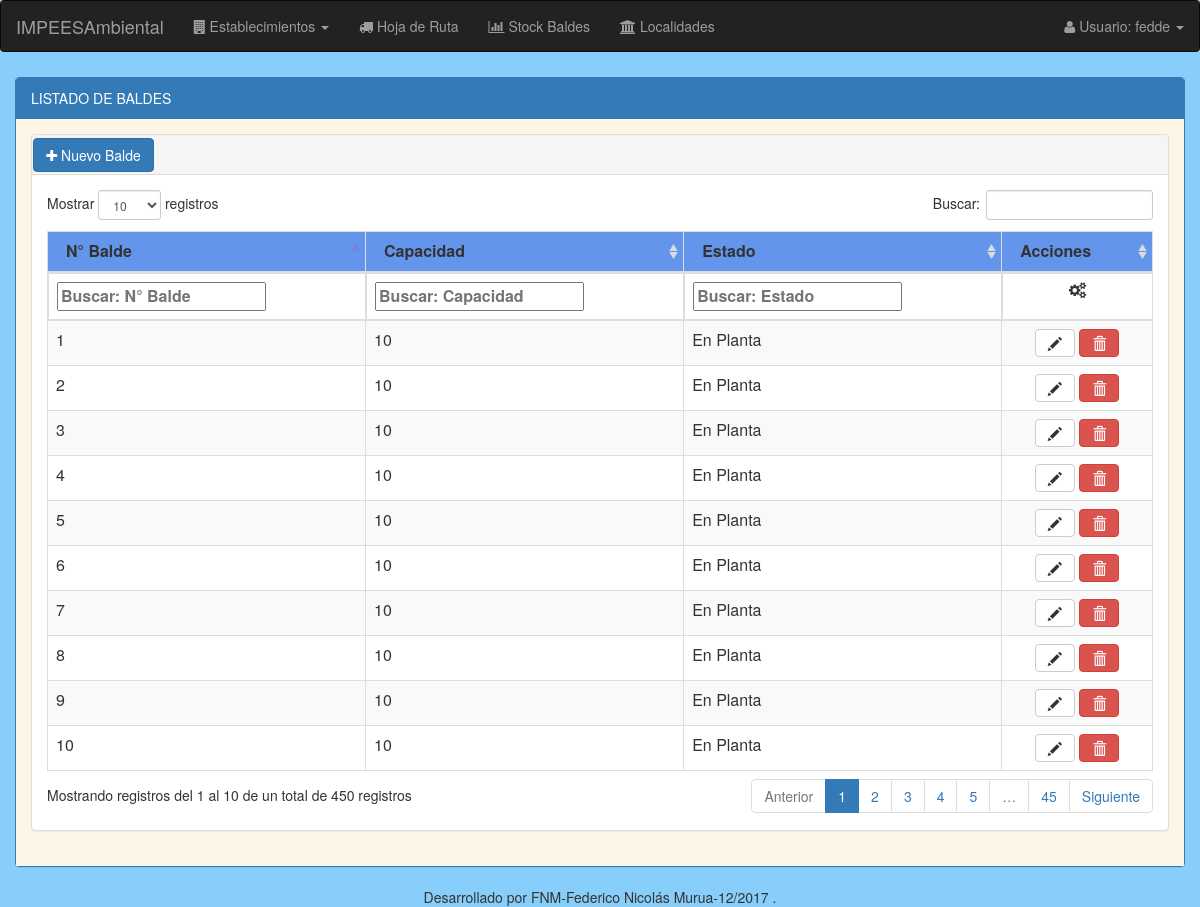
Screenshot of /baldes/listado/baldes/ (signed in) with the database file from the repository.
### modulo_I/models.py (models this page shows, shortened)
class Balde(models.Model):
    nro_balde = models.BigIntegerField(primary_key=True) #identificador
    capacidad = models.CharField(max_length=5, choices=Capacidad_balde) # en dm3
    estado = models.CharField(max_length=15, choices=Estado, default='En Planta')
    establecimiento_generador = models.ForeignKey('EstablecimientoGenerador', blank=True, null=True, default=None)

### modulo_I/views.py (the view)
@login_required
def listado_baldes(request):
    listado_baldes = Balde.objects.all().order_by('nro_balde')
    '''
    for i in range (55):
        balde = Balde(nro_balde=(i+1), capacidad=10)
        balde.save()

    for i in range(55,111):
        balde = Balde(nro_balde=(i), capacidad=20)
        balde.save()

    for i in range(111,141):
        balde = Balde(nro_balde=(i), capacidad=50)
        balde.save()

    for i in range(141,153):
        balde = Balde(nro_balde=(i), capacidad=120)
        balde.save()

    for i in range(153,167):
        balde = Balde(nro_balde=(i), capacidad=240)
        balde.save()

    for i in range(167,349):
        balde = Balde(nro_balde=(i), capacidad=10)
        balde.save()
    for i in range(349,451):
        balde = Balde(nro_balde=(i), capacidad=20)
        balde.save()
    '''
    return render(request, 'balde/balde_listado.html', {'listado_baldes': listado_baldes})

### modulo_I/templates/balde/balde_listado.html (shortened to what this page needs)
{% extends "base/base_listado.html" %}
{% load staticfiles %}
{% block panel-heading %}
  LISTADO DE BALDES
{% endblock %}
{% block panel-heading-tabla %}
  <div style="padding-top:0.3%; padding-left:0.1%;">
    <a href="{% url 'baldes:alta_modif_balde' %}" class="btn btn-primary"><i class="fa fa-plus"></i> Nuevo Balde </a>
  </div>
{% endblock %}
{% block thead-tabla %}
  <thead>
  <tr style="background:#6495ED;">
      <th>N° Balde</th>
      <th>Capacidad</th>
      <th>Estado</th>
      <th>Acciones</th>
  </tr>
  </thead>
{% endblock %}
{% block tfoot-tabla %}
  <tfoot >
     <tr>
       <th>N° Balde</th>
       <th>Capacidad</th>
       <th>Estado</th>
       <th style="text-align: center;"><i class="fa fa-cogs"></i></th>
    </tr>
  </tfoot>
{% endblock %}
{% block tbody-tabla %}
  <tbody>
    {% for balde in listado_baldes %}
        <tr>
            <td>{{ balde.nro_balde }}</td>
            <td>{{ balde.capacidad}}</td>
            {% if balde.estado == 'Ocupado' %}
              <td><strong>{{ balde.estado }}, Establecimiento: {{ balde.establecimiento_generador }}</strong></td>
            {% else %}
              <td>{{ balde.estado }}</td>
            {% endif %}
            <td align="center">
               <a class="btn btn-default" data-toggle="tooltip" title="Modificar" href="{% url 'baldes:alta_modif_balde' nro_balde=balde.nro_balde %}"><em class="glyphicon glyphicon-pencil"></em></a>
               <a id="nro_balde"class="btn btn-danger btn-baja"  data-baldenro="{{balde.nro_balde}}" data-toggle="modal" data-target="#modal_baja" title="Eliminar"><em class="glyphicon glyphicon-trash"></em></a>
            </td>
        </tr>
    {% endfor %}
  </tbody>
{% endblock %}

### templates/base/nav.html (shortened to what this page needs)
<nav class="navbar navbar-inverse">
  <div class="container-fluid">
    <div class="navbar-header">
      <a class="navbar-brand" href="#" >IMPEESAmbiental</a>
    </div>
    <ul class="nav navbar-nav">
      <li class="dropdown"><a class="dropdown-toggle" data-toggle="dropdown" href="#"><i class="fa fa-building"></i> Establecimientos <span class="caret"></span></a>
      </li>
      <li><a href="{% url 'hojaRuta:listado_general' %}"><i class="fa fa-truck"></i> Hoja de Ruta</a><li>
      <li><a href="{% url 'baldes:listado_baldes' %}"><i class="fa fa-bar-chart-o"></i> Stock Baldes</a><li>
      <li><a href="{% url 'localidades:listado_localidades' %}"><i class="fa fa-institution"></i> Localidades</a><li>
    </ul>
    <ul class="nav navbar-nav navbar-right">
      <li class="dropdown"><a class="dropdown-toggle" data-toggle="dropdown" href="#"><i class="fa fa-user"></i> Usuario: {{user.get_username}} <span class="caret"></span></a>
      </li>
    </ul>
  </div>
</nav>

### estaticos/css/filtro_upHeader_tabla.css (style rules this page uses)
tfoot { display: table-header-group; }

### rows the page displays
Balde: nro_balde "1", capacidad "10", estado "En Planta"
Balde: nro_balde "2", capacidad "10", estado "En Planta"
Balde: nro_balde "3", capacidad "10", estado "En Planta"
Balde: nro_balde "4", capacidad "10", estado "En Planta"
Balde: nro_balde "5", capacidad "10", estado "En Planta"
Balde: nro_balde "6", capacidad "10", estado "En Planta"
Balde: nro_balde "7", capacidad "10", estado "En Planta"
Balde: nro_balde "8", capacidad "10", estado "En Planta"
Balde: nro_balde "9", capacidad "10", estado "En Planta"
Balde: nro_balde "10", capacidad "10", estado "En Planta"

### other values shown
{{ user.get_username }} "fedde"
